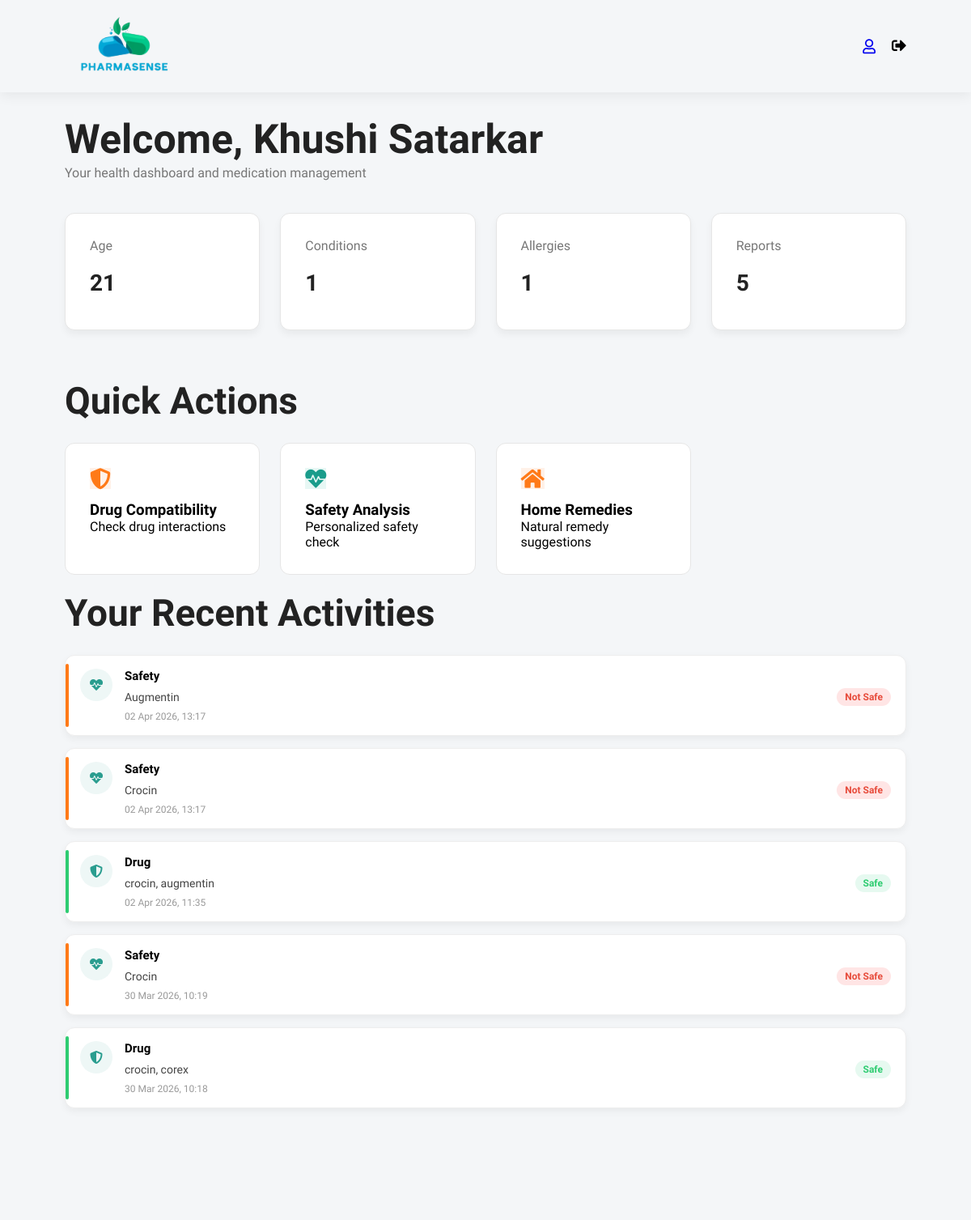
The page /dashboard.php (signed in, upper part) on the database as committed earlier.
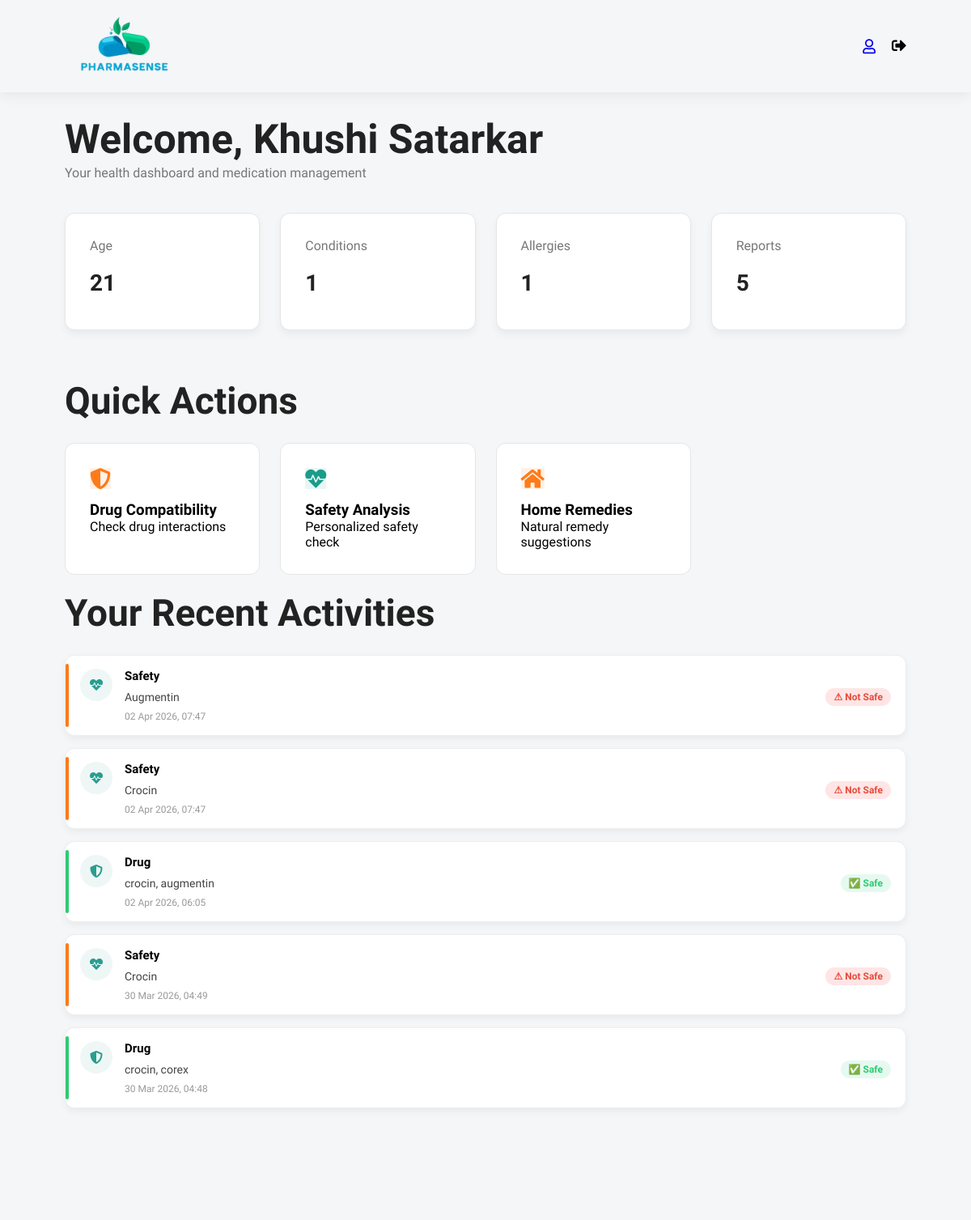
The same page on the database as committed later.
### tables this page shows
CREATE TABLE `users` (
  `id` int(11) NOT NULL,
  `full_name` varchar(100) DEFAULT NULL,
  `email` varchar(100) DEFAULT NULL,
  `password` varchar(255) DEFAULT NULL,
  `age` int(11) DEFAULT NULL,
  `gender` varchar(10) DEFAULT NULL,
  `height` int(11) DEFAULT NULL,
  `weight` int(11) DEFAULT NULL,
  `conditions` text DEFAULT NULL,
  `allergies` text DEFAULT NULL,
  `created_at` timestamp NOT NULL DEFAULT current_timestamp(),
  `current_meds` text DEFAULT NULL
);

CREATE TABLE `user_history` (
  `id` int(11) NOT NULL,
  `user_id` int(11) NOT NULL,
  `type` enum('drug','safety','home') NOT NULL,
  `input_data` text NOT NULL,
  `result` text NOT NULL,
  `created_at` timestamp NOT NULL DEFAULT current_timestamp()
);

### dashboard.php (the view, shortened to what this page needs)
<?php
include "db.php";
$id = $_SESSION['user_id'];
$sql = "SELECT * FROM users WHERE id='$id'";
$result = $conn->query($sql);
$user = $result->fetch_assoc();
$name = $user['full_name'];
$age = $user['age'];
$conditions = $user['conditions'];
$allergies = $user['allergies'];
$conditionCount = 0;
if (!empty($conditions)) {
    $conditionArray = array_filter(explode(",", $conditions));
    $conditionCount = count($conditionArray);
}
$allergiesCount = 0;
if (!empty($allergies)) {
    $allergiesArray = array_filter(explode(",", $allergies));
    $allergiesCount = count($allergiesArray);
}
$sqlReports = "SELECT COUNT(*) as total FROM user_history WHERE user_id='$id'";
$resultReports = $conn->query($sqlReports);
$reportCount = $resultReports->fetch_assoc()['total'];
$sqlHistory = "SELECT * FROM user_history
               WHERE user_id='$id'
               ORDER BY created_at DESC
               LIMIT 10";
$historyResult = $conn->query($sqlHistory);
$history = [];
while($row = $historyResult->fetch_assoc()) {
    $history[] = $row;
}
?>
<!doctype html>
<html lang="en">
  <head>
    <link rel="stylesheet" href="style.css" />
    <link rel="stylesheet" href="chatbot.css">
    <link
      rel="stylesheet"
      href="https://use.fontawesome.com/releases/v5.15.4/css/all.css"
    />
  </head>
  <body>
    <header id="header">
      <a href="dashboard.php"><img src="logo.png" class="logo" /></a>
      <div class="dashboard-icons">
        <a href="profile.php">
          <i class="far fa-user"></i>
        </a>
        <i class="fas fa-sign-out-alt"></i>
      </div>
    </header>
    <section id="dashboard" class="section-p1">
      <h1>Welcome, <?php echo $name; ?></h1>
      <p class="dashboard-sub">
        Your health dashboard and medication management
      </p>
      <div class="stats">
        <div class="stat-card" onclick="window.location.href = 'profile.php'">
          <p>Age</p>
          <h2><?php echo $age; ?></h2>
        </div>
        <div class="stat-card" onclick="window.location.href = 'profile.php'">
          <p>Conditions</p>
          <h2><?php echo $conditionCount; ?></h2>
        </div>
        <div class="stat-card" onclick="window.location.href = 'profile.php'">
          <p>Allergies</p>
          <h2><?php echo $allergiesCount; ?></h2>
        </div>
        <div class="stat-card" onclick="window.location.href = 'profile.php'">
          <p>Reports</p>
          <h2><?php echo $reportCount; ?></h2>
        </div>
      </div>
      <h2 class="quick-title">Quick Actions</h2>
      <div class="actions">
        <div class="action-card" onclick="window.location.href = 'drug.php'">
          <i class="fas fa-shield-alt orange"></i>
          <div class="action-text">
            <h3>Drug Compatibility</h3>
            <p>Check drug interactions</p>
          </div>
        </div>
        <div class="action-card" onclick="window.location.href = 'safety.php'">
          <i class="fas fa-heartbeat green"></i>
          <div class="action-text">
            <h3>Safety Analysis</h3>
            <p>Personalized safety check</p>
          </div>
        </div>
        <div class="action-card" onclick="window.location.href = 'homeremedies.php'">
          <i class="fas fa-home orange"></i>
          <div class="action-text">
            <h3>Home Remedies</h3>
            <p>Natural remedy suggestions</p>
          </div>
        </div>
      </div>
      <h2 class="quick-title history">Your Recent Activities</h2>
      <div class="history">
          <?php if(!empty($history)) {
              foreach($history as $h) {
                  $typeClass = $h['type'] == 'drug' ? 'drug' : ($h['type'] == 'safety' ? 'safety' : 'remedy');
                  $typeIcon = $h['type'] == 'drug' ? 'fas fa-shield-alt orange' : ($h['type'] == 'safety' ? 'fas fa-heartbeat green' : 'fas fa-home orange');
                  $typeName = ucfirst($h['type']);
                  $input = json_decode($h['input_data'], true);
                  $label = "";
                  if ($h['type'] == 'safety' && isset($input['medicine'])) {
                      $label = ucfirst($input['medicine']);
                  }
                  else if ($h['type'] == 'drug' && is_array($input)) {
                      $label = implode(", ", $input);
                  }
                  else {
                      $label = "N/A";
                  }
          ?>
              <div class="history-card <?php echo $typeClass; ?>">
                <i class="<?php echo $typeIcon; ?>"></i>
                <div class="history-info">
                  <h3><?php echo $typeName; ?></h3>
                  <div class="history-row">
                    <span class="history-label"><?php echo htmlspecialchars($label); ?></span>
                    <span class="history-badge
                      <?php echo (strpos($h['result'], 'Safe') !== false && strpos($h['result'], 'Not') === false) ? 'safe' : 'unsafe'; ?>">
                      <?php echo htmlspecialchars($h['result']); ?>
                    </span>
                  </div>
                  <small><?php echo date('d M Y, H:i', strtotime($h['created_at'])); ?></small>
                </div>
              </div>
          <?php } } else { ?>
              <p>No history yet.</p>
          <?php } ?>
      </div>
    </section>
  </body>
</html>

### style.css (style rules this page uses)
* { margin: 0; padding: 0; box-sizing: border-box; font-family: "Spartan", sans-serif; }
html { scroll-behavior: smooth; }
html, body { height: 100%; margin: 0; display: flex; flex-direction: column; overflow-x: hidden; background: #f4f6f8; }
body > *:not(.footer) { flex: 1; }
h1 { font-size: 50px; line-height: 64px; color: #222; }
h2 { font-size: 46px; line-height: 54px; color: #222; }
body { width: 100%; }
.section-p1 { padding: 40px 80px; }
.logo { height: 70px; }
#header { position: fixed; z-index: 999; display: flex; align-items: center; justify-content: space-between; padding: 20px 80px; background: #f4f6f8; box-shadow: 0 5px 15px rgba(0, 0, 0, 0.06); width: 100%; top: 0; left: 0; }
.green { background: #e7f7f4; color: #1a9c8b; }
.orange { background: #fff1e8; color: #ff7a18; }
#dashboard { padding: 140px 80px; }
.dashboard-sub { color: #777; margin-bottom: 40px; }
.stats { display: grid; grid-template-columns: repeat(4, 1fr); gap: 25px; margin-bottom: 60px; }
.stat-card { background: white; padding: 30px; border-radius: 12px; border: 1px solid #e6e6e6; box-shadow: 0 5px 10px rgba(0, 0, 0, 0.05); }
.stat-card p { color: #777; margin-bottom: 10px; }
.stat-card h2 { font-size: 28px; }
.quick-title { margin-bottom: 25px; }
.actions { display: grid; grid-template-columns: repeat(4, 1fr); gap: 25px; }
.action-card { background: white; padding: 30px; border-radius: 12px; border: 1px solid #e6e6e6; transition: 0.3s; }
.action-card i { font-size: 26px; margin-bottom: 15px; }
.green { color: #1a9c8b; }
.orange { color: #ff7a18; }
.dashboard-icons { display: flex; gap: 20px; font-size: 18px; cursor: pointer; }
.history { display: flex; flex-direction: column; gap: 15px; margin-top: 20px; }
.history-card { display: flex; align-items: flex-start; gap: 15px; background: white; padding: 16px 18px; border-radius: 12px; border: 1px solid #eee; box-shadow: 0 4px 10px rgba(0, 0, 0, 0.05); transition: 0.3s; position: relative; }
.history-card::before { content: ""; position: absolute; left: 0; top: 10px; bottom: 10px; width: 4px; border-radius: 10px; background: #2a9d8f; }
.history-card i { font-size: 16px; background: #eef7f6; color: #2a9d8f; width: 40px; height: 40px; border-radius: 50%; display: flex; align-items: center; justify-content: center; }
.history-info { flex: 1; }
.history-info h3 { margin: 0; font-size: 15px; font-weight: 600; }
.history-row { display: flex; justify-content: space-between; align-items: center; margin-top: 6px; }
.history-label { font-size: 14px; color: #444; font-weight: 500; }
.history-badge { padding: 4px 10px; border-radius: 20px; font-size: 12px; font-weight: 600; }
.history-info small { display: block; margin-top: 6px; font-size: 12px; color: #999; }
.history-card.drug::before { background: #2ecc71; }
.history-card.safety::before { background: #ff7a18; }
.safe { color: green; font-weight: bold; }
.unsafe { color: red; font-weight: bold; }
.safe { background: #e6f9f0; color: #2ecc71; }
.unsafe { background: #ffe5e5; color: #e74c3c; }

Rows that differ between the two databases and show on the page:
removed user_history: type "Safety", input_data "Augmentin", result "Not Safe", created_at "02 Apr 2026, 13:17"
no longer on this page (row edited): user_history: type "Safety", input_data "Crocin", result "Not Safe", created_at "30 Mar 2026, 10:19"
no longer on this page (row edited): user_history: type "Drug", input_data "crocin, corex", result "Safe", created_at "30 Mar 2026, 10:18"
added user_history: type "Safety", input_data "Augmentin", result "⚠ Not Safe", created_at "02 Apr 2026, 07:47"
added user_history: type "Safety", input_data "Crocin", result "⚠ Not Safe", created_at "02 Apr 2026, 07:47"
added user_history: type "Drug", input_data "crocin, augmentin", result "✅ Safe", created_at "02 Apr 2026, 06:05"
changed user_history: result "Not Safe" → "⚠ Not Safe"; created_at "02 Apr 2026, 13:17" → "30 Mar 2026, 04:49"
changed user_history: input_data "crocin, augmentin" → "crocin, corex"; result "Safe" → "✅ Safe"; created_at "02 Apr 2026, 11:35" → "30 Mar 2026, 04:48"
